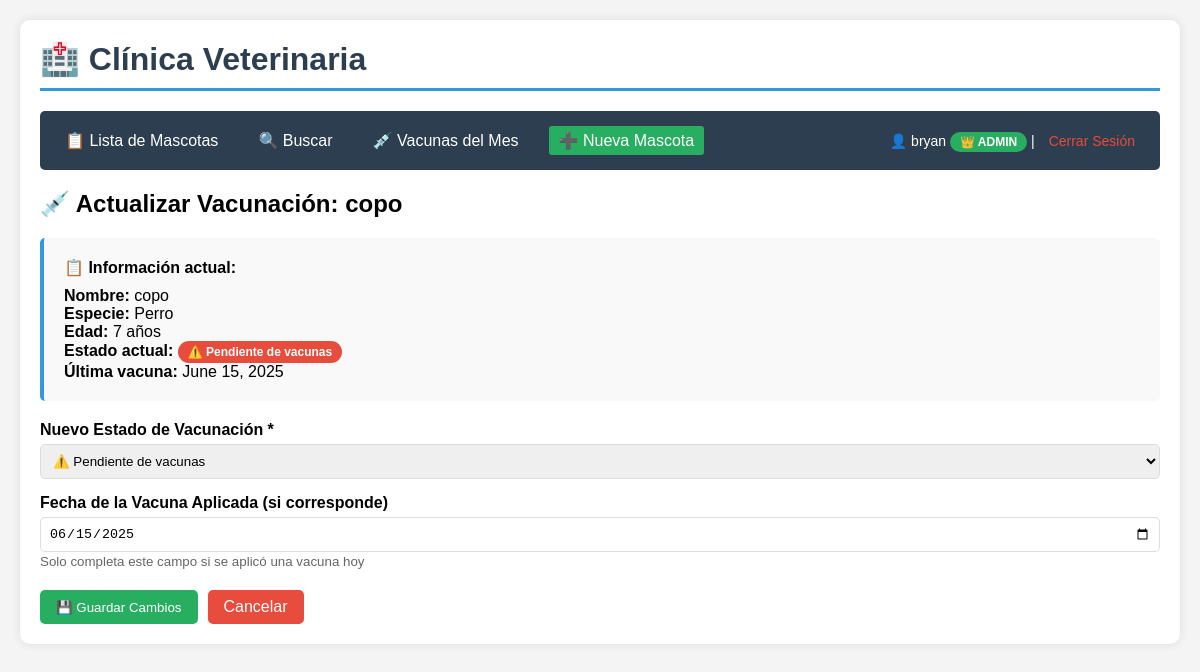
/actualizar-vacunacion/2/ (signed in), run on the app's committed database.
### mascotas/models.py (models this page shows, shortened)
class Mascota(models.Model):
    ESPECIE_CHOICES = [
        ('perro', 'Perro'),
        ('gato', 'Gato'),
        ('conejo', 'Conejo'),
        ('loro', 'Loro'),
        ('hamster', 'Hámster'),
        ('pez', 'Pez'),
        ('otro', 'Otro'),
    ]
    VACUNACION_CHOICES = [
        ('al_dia', '✅ Al día con vacunas'),
        ('pendiente', '⚠️ Pendiente de vacunas'),
        ('alergia', '🔶 Alergia a vacunas'),
    ]
    nombre = models.CharField(max_length=100, help_text="Nombre de la mascota")
    especie = models.CharField(max_length=20, choices=ESPECIE_CHOICES, default='perro')
    edad = models.PositiveIntegerField(help_text="Edad en años")
    estado_vacunacion = models.CharField(
        max_length=20,
        choices=VACUNACION_CHOICES,
        default='pendiente'
    )
    fecha_ultima_vacuna = models.DateField(null=True, blank=True)
    fecha_creacion = models.DateTimeField(auto_now_add=True)
    fecha_actualizacion = models.DateTimeField(auto_now=True)

### mascotas/views.py (the view, shortened to what this page needs)
# urls.py: path('actualizar-vacunacion/<int:pk>/', views.actualizar_vacunacion, name='actualizar_vacunacion'),
@login_required
@user_passes_test(es_administrador)
def actualizar_vacunacion(request, pk):
    mascota = get_object_or_404(Mascota, pk=pk)
    return render(request, 'mascotas/actualizar_vacunacion.html', {
        'mascota': mascota,
        'estados': Mascota.VACUNACION_CHOICES
    })

### mascotas/views.py (called while the page is built)
def es_administrador(user):
    return user.is_superuser or user.is_staff

### mascotas/templates/mascotas/actualizar_vacunacion.html (shortened to what this page needs)
{% extends 'mascotas/base.html' %}
{% block content %}
<h2>💉 Actualizar Vacunación: {{ mascota.nombre }}</h2>
<div style="background: #f9f9f9; padding: 20px; border-radius: 5px; margin: 20px 0; border-left: 4px solid #3498db;">
    <p style="margin-bottom: 10px;"><strong>📋 Información actual:</strong></p>
    <p><strong>Nombre:</strong> {{ mascota.nombre }}</p>
    <p><strong>Especie:</strong> {{ mascota.get_especie_display }}</p>
    <p><strong>Edad:</strong> {{ mascota.edad }} años</p>
    <p><strong>Estado actual:</strong>
        <span class="estado-badge
            {% if mascota.estado_vacunacion == 'al_dia' %}estado-verde
            {% elif mascota.estado_vacunacion == 'pendiente' %}estado-rojo
            {% elif mascota.estado_vacunacion == 'alergia' %}estado-amarillo
            {% endif %}
        ">
            {{ mascota.get_estado_vacunacion_display }}
        </span>
    </p>
    <p><strong>Última vacuna:</strong> {{ mascota.fecha_ultima_vacuna|default:"No registrada" }}</p>
</div>
<form method="POST">
    <div class="form-group">
        <label>Nuevo Estado de Vacunación *</label>
        <select name="estado_vacunacion" required>
            {% for value, label in estados %}
                <option value="{{ value }}" {% if mascota.estado_vacunacion == value %}selected{% endif %}>
                    {{ label }}
                </option>
            {% endfor %}
        </select>
    </div>
    <div class="form-group">
        <label>Fecha de la Vacuna Aplicada (si corresponde)</label>
        <input type="date" name="fecha_ultima_vacuna"
               value="{{ mascota.fecha_ultima_vacuna|date:'Y-m-d' }}">
        <small style="color: #666;">Solo completa este campo si se aplicó una vacuna hoy</small>
    </div>
    <div class="form-actions">
        <button type="submit" class="btn btn-success">💾 Guardar Cambios</button>
        <a href="{% url 'lista_mascotas' %}" class="btn btn-danger">Cancelar</a>
    </div>
</form>
{% endblock %}

### mascotas/templates/mascotas/base.html (shortened to what this page needs)
<!DOCTYPE html>
<html lang="es">
<head>
</head>
<body>
    <div class="container">
        <h1>🏥 Clínica Veterinaria</h1>
        <div class="navbar">
            <a href="{% url 'lista_mascotas' %}">📋 Lista de Mascotas</a>
            <a href="{% url 'buscar_mascota' %}">🔍 Buscar</a>
            <a href="{% url 'vacunas_mes' %}">💉 Vacunas del Mes</a>
            {% if user.is_authenticated %}
            {% if user.is_superuser or user.is_staff %}
            <a href="{% url 'crear_mascota' %}" style="background: #27ae60;">➕ Nueva Mascota</a>
            {% endif %}
            <span class="user-info">
                👤 {{ user.username }}
                {% if user.is_superuser or user.is_staff %}
                <span
                    style="background: #27ae60; padding: 3px 10px; border-radius: 12px; font-size: 12px; font-weight: bold;">👑
                    ADMIN</span>
                {% else %}
                <span
                    style="background: #3498db; padding: 3px 10px; border-radius: 12px; font-size: 12px; font-weight: bold;">🩺
                    VETERINARIO</span>
                {% endif %}
                | <a href="{% url 'cerrar_sesion' %}" style="color: #e74c3c;">Cerrar Sesión</a>
            </span>
            {% else %}
            <a href="{% url 'iniciar_sesion' %}" style="background: #3498db;">Iniciar Sesión</a>
            {% endif %}
        </div>
        {% block content %}
        {% endblock %}
    </div>
</body>
</html>

### mascotas/templates/mascotas/base.html (style rules this page uses)
* { margin: 0; padding: 0; box-sizing: border-box; }
body { font-family: Arial, sans-serif; background: #f4f4f4; padding: 20px; }
.container { max-width: 1200px; margin: 0 auto; background: white; padding: 20px; border-radius: 10px; box-shadow: 0 0 10px rgba(0, 0, 0, 0.1); }
h1 { color: #2c3e50; border-bottom: 3px solid #3498db; padding-bottom: 10px; margin-bottom: 20px; }
.navbar { background: #2c3e50; color: white; padding: 15px; border-radius: 5px; margin-bottom: 20px; display: flex; gap: 20px; flex-wrap: wrap; align-items: center; }
.navbar a { color: white; text-decoration: none; padding: 5px 10px; border-radius: 3px; transition: background 0.3s; }
.navbar .user-info { margin-left: auto; font-size: 14px; }
.btn { display: inline-block; padding: 8px 16px; background: #3498db; color: white; text-decoration: none; border-radius: 5px; border: none; cursor: pointer; transition: background 0.3s; }
.btn-danger { background: #e74c3c; }
.btn-success { background: #27ae60; }
.estado-badge { display: inline-block; padding: 4px 10px; border-radius: 15px; color: white; font-size: 12px; font-weight: bold; }
.estado-rojo { background: #e74c3c; }
.form-group { margin-bottom: 15px; }
.form-group label { display: block; margin-bottom: 5px; font-weight: bold; }
.form-group input, .form-group select { width: 100%; padding: 8px; border: 1px solid #ddd; border-radius: 5px; }
.form-actions { margin-top: 20px; display: flex; gap: 10px; }

### data on the page
Mascota: nombre "copo", especie "Perro", edad "7", estado_vacunacion "⚠️ Pendiente de vacunas", fecha_ultima_vacuna "June 15, 2025", fecha_ultima_vacuna "06/15/2025"

### other printed values
{{ user.username }} "bryan"
